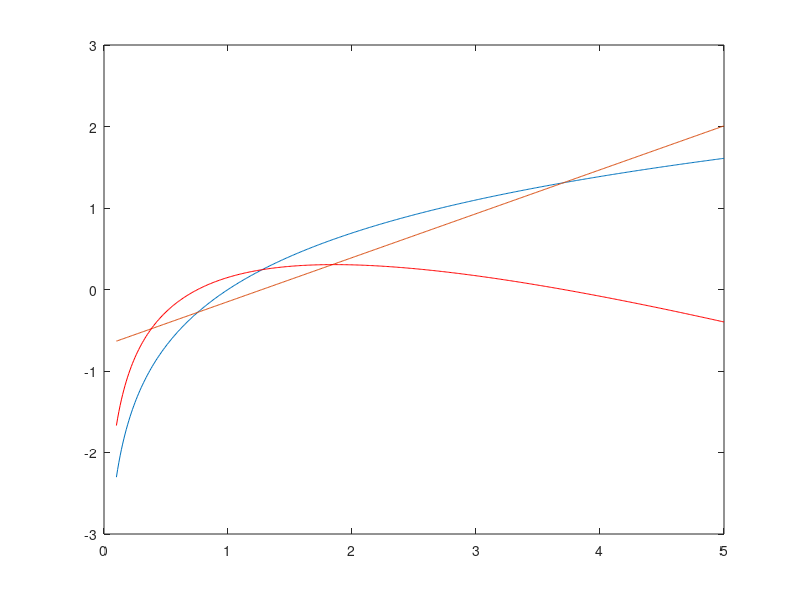

Here is the MATLAB script that generated this plot:
yk = 0.1:0.01:5;
w = log(yk');
xk = yk';
X = [ones(length(xk), 1) xk];

[beta, betaint, res] = regress(w, X);
w = beta(1) + beta(2)*xk;

plot(yk, log(yk), xk, w, xk, res, 'r');
